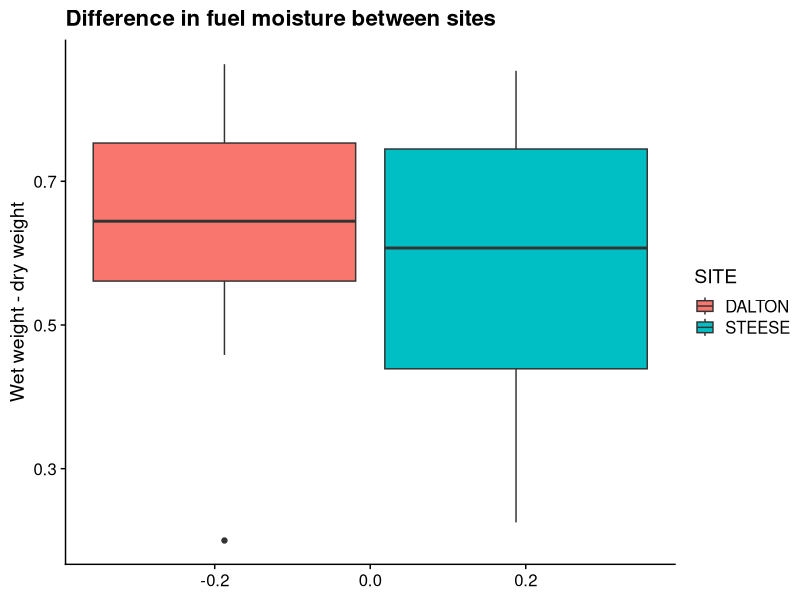
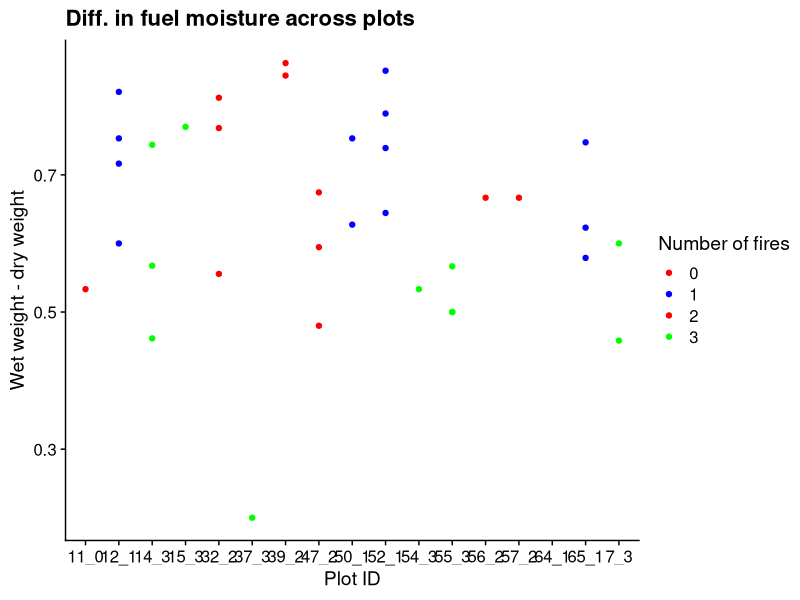

Generate these figures, in order, with R:
# comparing understory vegetation 
# trying to understand the variation between sites and plots

library(tidyverse)
library(cowplot)
theme_set(theme_cowplot())
library(here)


veg_weight <- read.csv(here("data/understory_veg_weight_raw.csv"))

veg_weight$DIFF <- veg_weight$DRY_WEIGHT / veg_weight$WET_WEIGHT

ggplot(veg_weight, aes(y = DIFF, fill = SITE)) + geom_boxplot() + 
  labs(y = "Wet weight - dry weight", title = "Difference in fuel moisture between sites")

veg_weight %>%
  filter(SITE == "DALTON") %>%
  ggplot(aes(x = PLOT, y = DIFF, col = as.factor(TREAT))) + geom_point() + 
  scale_color_manual(name = "Number of fires", 
                     values = c("red", "blue", "red", "green")) + 
  labs(y = "Wet weight - dry weight", x = "Plot ID", title = "Diff. in fuel moisture across plots")




